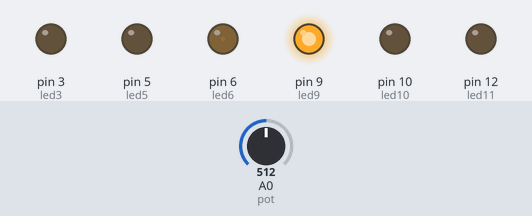
Recording of a sketch running on a simulated Arduino Uno, built with avr-gcc and run on an emulated ATmega328P. Shown: output pins drawn as LEDs (lit = HIGH). The inputs (shaded band) are chosen by the test bench; at power-on: A0 (pot) = 512.

Above: at 1.2 s.
1.3 s: A0 (pot) set to 691
At 2.3 s:
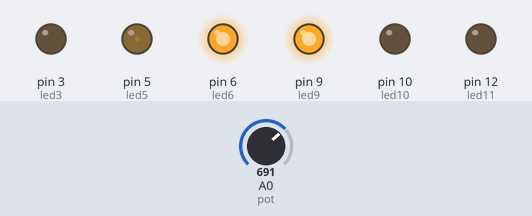
2.8 s: A0 (pot) set to 670
At 3.5 s:
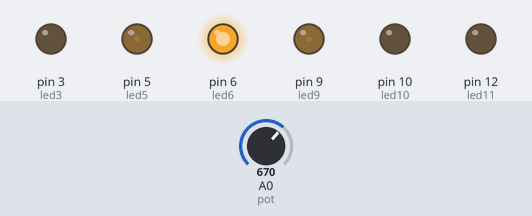
4.3 s: A0 (pot) set to 511
At 4.6 s:
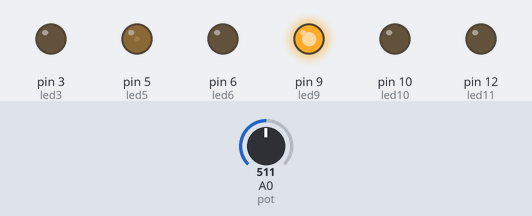
5.8 s: A0 (pot) set to 331
At 7.0 s:
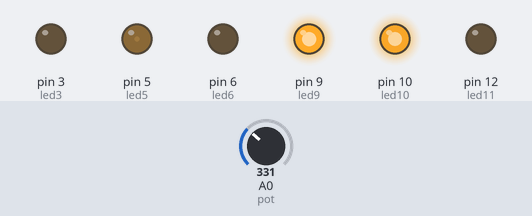
7.3 s: A0 (pot) set to 350
At 8.1 s:
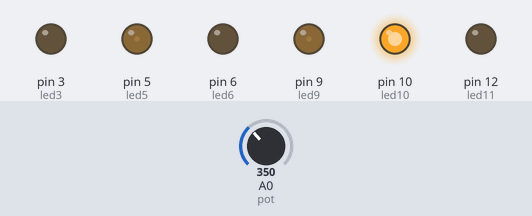
Timing chart, 0 to 9.8 s (numbered marks = the images above; inputs shaded):
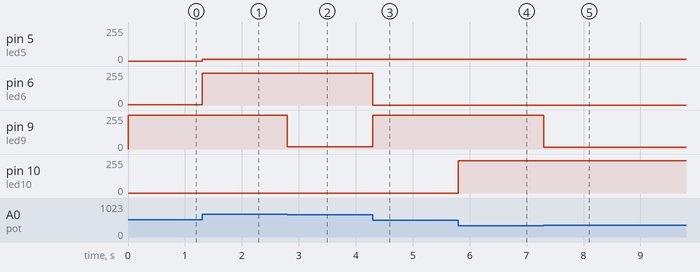

The sketch:

_6diod.ino
```cpp
byte led11 = 12;
byte led10 = 10;
byte led9 = 9;
byte led6 = 6;
byte led5 = 5;
byte led3 = 3;

byte pot = A0;
int potHod;
int zpozdeni = 0;

void setup() {
  pinMode(led11, OUTPUT);
  pinMode(led10, OUTPUT);
  pinMode(led9, OUTPUT);
  pinMode(led6, OUTPUT);
  pinMode(led5, OUTPUT);
  pinMode(led3, OUTPUT);
}

void loop() {
  potHod = analogRead(pot);
  if (potHod <= 170) {
    int a1 = map(potHod, 0, 170, 0, 255);
    analogWrite(led11, a1);
    delay(zpozdeni);
  }
  else if ((potHod >= 171) && (potHod <= 340)) {
    int a1 = map(potHod, 171, 340, 255, 0);
    analogWrite(led11, a1);
    int a2 = map(potHod, 171, 340, 0, 255);
    analogWrite(led10, a2);
    delay(zpozdeni);
  }
  else if ((potHod >= 341) && (potHod <= 510)) {
    int a1 = map(potHod, 341, 510, 255, 0);
    analogWrite(led10, a1);
    int a2 = map(potHod, 341, 510, 0, 255);
    analogWrite(led9, a2);
    delay(zpozdeni);

  }
  else if ((potHod >= 511) && (potHod <= 680)) {
    int a1 = map(potHod, 511, 680, 255, 0);
    analogWrite(led9, a1);
    int a2 = map(potHod, 511, 681, 0, 255);
    analogWrite(led6, a2);
    delay(zpozdeni);

  }
  else if ((potHod >= 681) && (potHod <= 850)) {
    int a1 = map(potHod, 681, 850, 255, 0);
    analogWrite(led6, a1);
    int a2 = map(potHod, 681, 850, 0, 255);
    analogWrite(led5, a2);
    delay(zpozdeni);

  }
  else if ((potHod >= 851) && (potHod <= 1023)) {
    int a1 = map(potHod, 851, 1023, 255, 0);
    analogWrite(led5, a1);
    int a2 = map(potHod, 851, 1023, 0, 255);
    analogWrite(led3, a2);
    delay(zpozdeni);
  }
}
```

Measured:
- after the input at 1.3 s, pin 5 (led5): 0/255 → 15/255 at once; pin 6 (led6): 1/255 → 240/255 at once
- after the input at 2.8 s, pin 6 (led6): 240/255 → 238/255 at once; pin 9 (led9): 254/255 → 16/255 at once
- after the input at 4.3 s, pin 6 (led6): 238/255 → 0/255 at once; pin 9 (led9): 16/255 → 255/255 at once
- after the input at 5.8 s, pin 10 (led10): 0/255 → 241/255 at once
- after the input at 7.3 s, pin 9 (led9): 255/255 → 13/255 at once; pin 10 (led10): 241/255 → 242/255 at once
